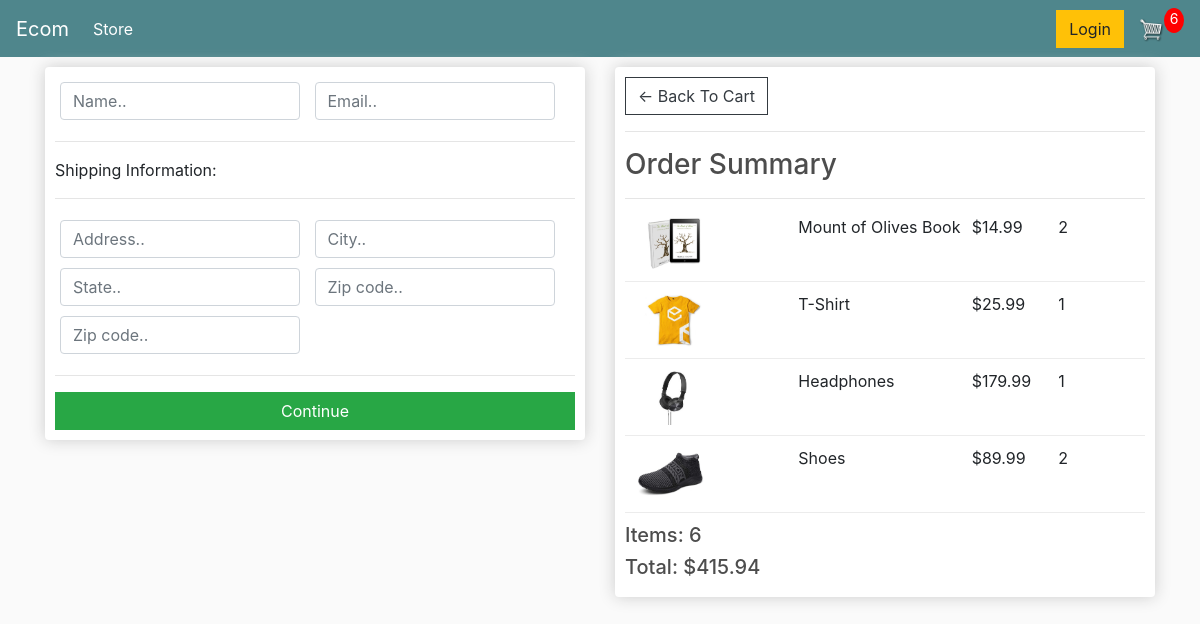
/checkout/ (signed in), run on an earlier commit of the app's database.
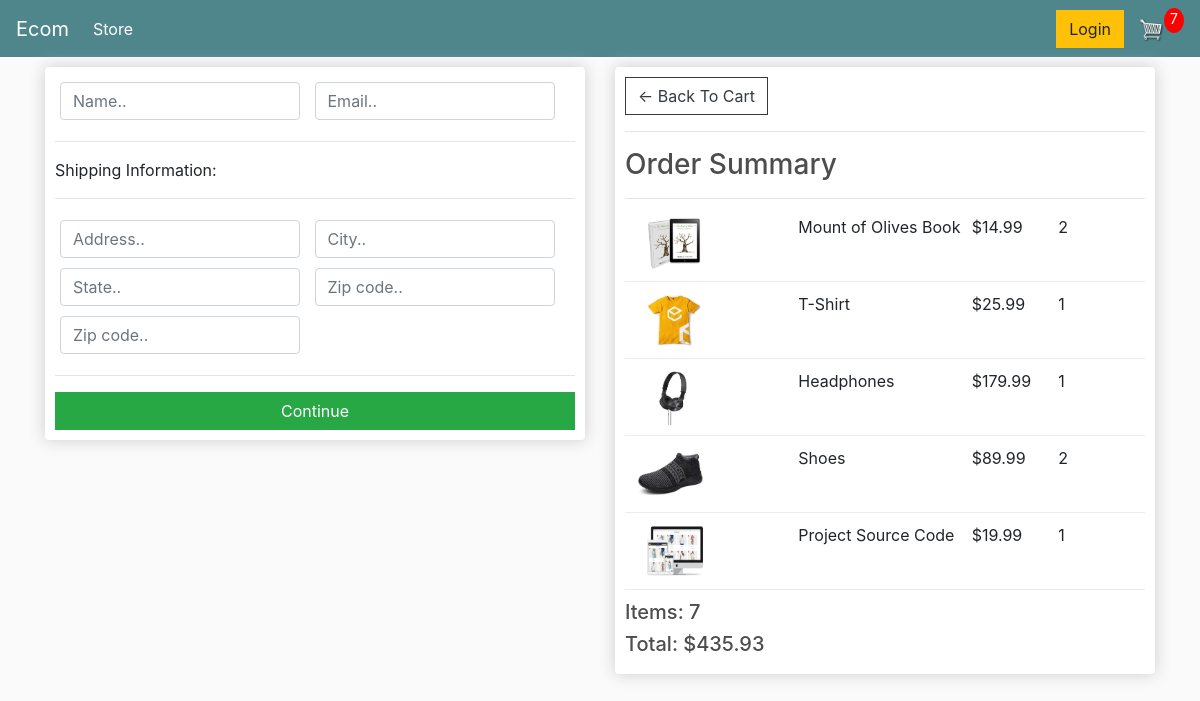
And on a later commit of the database.
### store/models.py (models this page shows, shortened)
class OrderItem(models.Model):
    product = models.ForeignKey(Product, on_delete=models.SET_NULL, blank=True, null=True)
    order = models.ForeignKey(Order, on_delete=models.SET_NULL, blank=True, null=True)
    quantity = models.IntegerField(default=0, null=True, blank=True)
    date_added = models.DateTimeField(auto_now_add=True)
    @property
    def get_total(self):
        total = self.product.price * self.quantity
        return total

class Product(models.Model):
    name = models.CharField(max_length=200, null=True)
    price = models.FloatField()
    digital = models.BooleanField(default=False, null=True, blank=False)
    image = models.ImageField(null=True, blank=True)
    @property
    def imageURL(self):
        try:
            url = self.image.url
        except:
            url = ''
        return url

class Order(models.Model):
    customer = models.ForeignKey(Customer, on_delete=models.SET_NULL, blank=True, null=True)
    date_ordered = models.DateTimeField(auto_now_add=True)
    complete = models.BooleanField(default=False, null=True, blank=False)
    transaction_id = models.CharField(max_length=200, null=True)
    '''
    Returns the total value off all items in cart taking into account the quantity
    of each item
    '''
    @property
    def get_cart_total(self):
        orderitems = self.orderitem_set.all()
        total = sum(item.get_total for item in orderitems)
        return total
    '''
    Returns the sum total of the number of items of each type
    '''
    @property
    def get_cart_items(self):
        orderitems = self.orderitem_set.all()
        total = sum(item.quantity for item in orderitems)
        return total

### store/views.py (the view)
# urls.py: path('checkout/', views.checkout, name = 'checkout'),
def checkout(request):
    if request.user.is_authenticated:
        customer = request.user.customer
        order, created = Order.objects.get_or_create(customer=customer, complete=False)
        items = order.orderitem_set.all()
        cartItems = order.get_cart_items
    else:
        items = []
        order = {'get_cart_items': 0, 'get_cart_total': 0}
        cartItems = order['get_cart_items']
    context = {'items':items, 'order': order, 'cartItems': cartItems}
    return render(request, 'store/checkout.html', context)

### store/templates/store/checkout.html (shortened to what this page needs)
{% extends 'store/main.html' %}
{% load static %}
{% block content %}
  <div class="row">
    <div class="col-lg-6">
      <div class="box-element" id = "form-wrapper">
        <form id = "form">
          <div id = "user-info">
            <div class="form-field">
							<input required class="form-control" type="text" name="name" placeholder="Name..">
						</div>
						<div class="form-field">
							<input required class="form-control" type="email" name="email" placeholder="Email..">
						</div>
          </div>
          <div id = "shipping-info">
            <hr>
						<p>Shipping Information:</p>
						<hr>
						<div class="form-field">
							<input class="form-control" type="text" name="address" placeholder="Address..">
						</div>
						<div class="form-field">
							<input class="form-control" type="text" name="city" placeholder="City..">
						</div>
						<div class="form-field">
							<input class="form-control" type="text" name="state" placeholder="State..">
						</div>
						<div class="form-field">
							<input class="form-control" type="text" name="zipcode" placeholder="Zip code..">
						</div>
						<div class="form-field">
							<input class="form-control" type="text" name="country" placeholder="Zip code..">
						</div>
          </div>
          <hr>
          <input id="form-button" class="btn btn-success btn-block" type="submit" value="Continue">
        </form>
      </div>
      <br>
    </div>
    <div class="col-lg-6">
      <div class="box-element">
        <a class="btn btn-outline-dark" href="{% url 'cart' %}">&#x2190
        Back To Cart</a>
        <hr>
        <h3>Order Summary</h3>
        <hr>
        {% for item in items %}
        <div class="cart-row">
          <div style="flex:2"><img class = "row-image" src="{{ item.product.imageURL }}"></div>
          <div style="flex:2"><p>{{ item.product.name }}</p></div>
          <div style="flex:1"><p>${{ item.product.price|floatformat:2 }}</p></div>
          <div style="flex:1"><p>{{ item.quantity }}</p></div>
        </div>
        {% endfor %}
        <h5>Items: {{ order.get_cart_items }}</h5>
        <h5>Total: ${{ order.get_cart_total|floatformat:2 }}</h5>
      </div>
    </div>
  </div>
{% endblock %}

What changed in the data, as far as the page shows it:
added OrderItem: product.imageURL (picture), product.name "Project Source Code", product.price "19.99", quantity "1"
computed for Order: get_cart_items "6" → "7"; get_cart_total "415.94" → "435.93"
Also different on the page:
{{ cartItems }}: "6" → "7"
